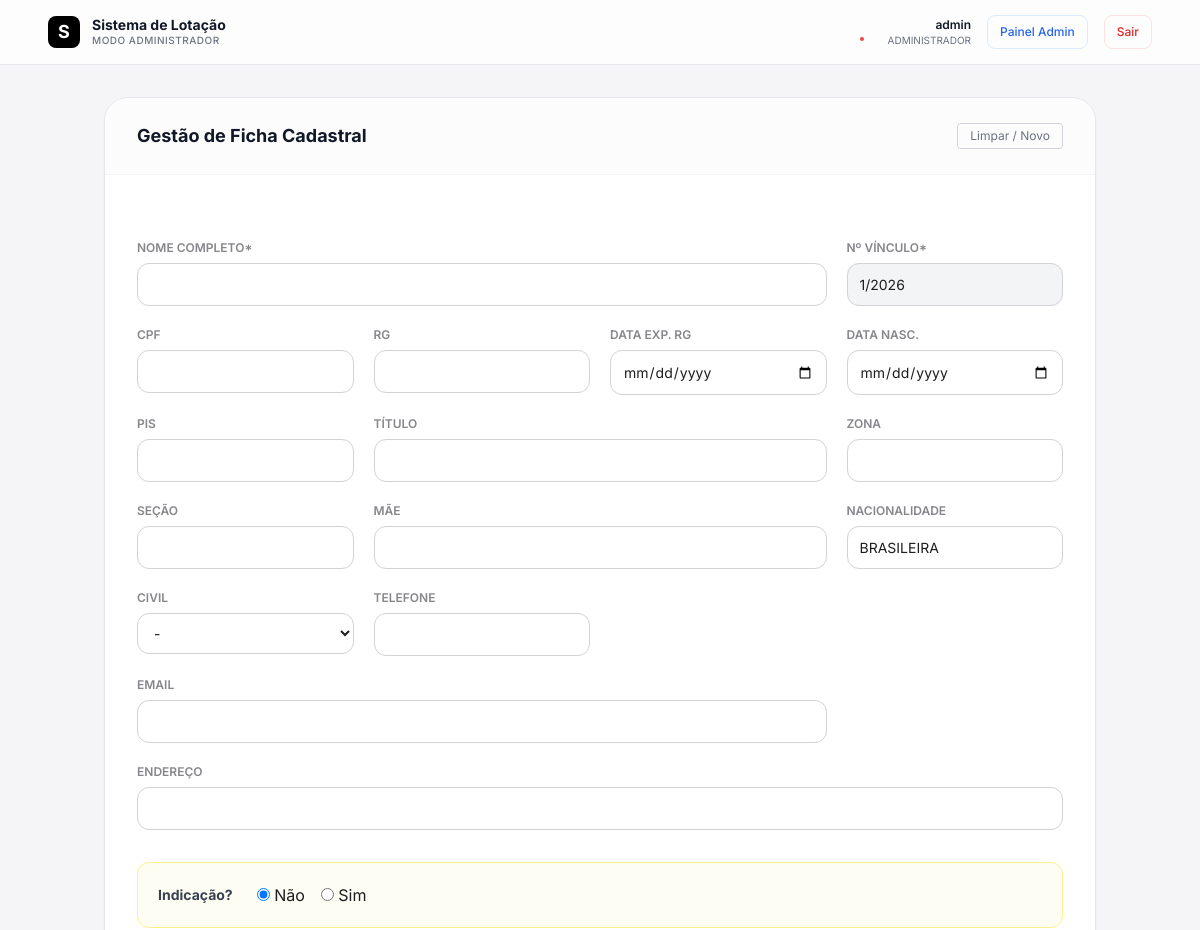
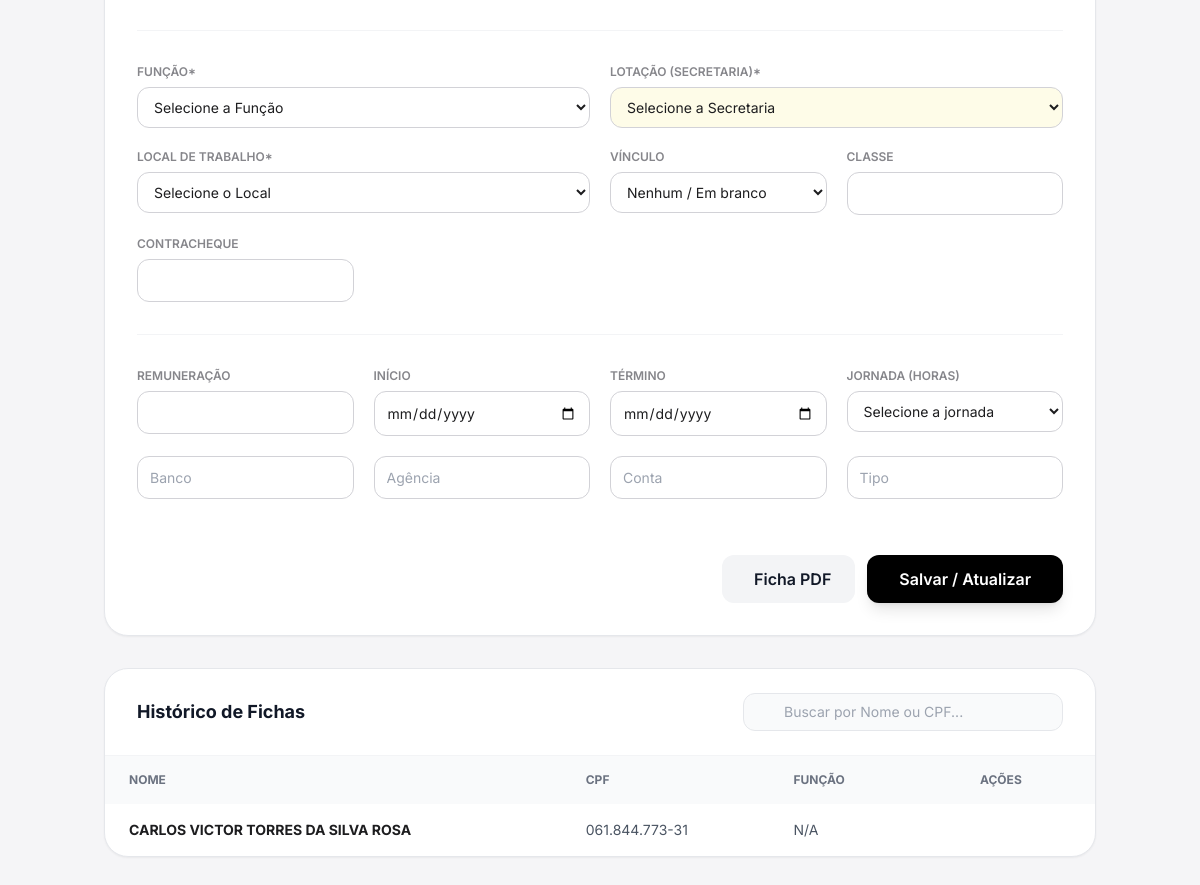
/sistema (signed in), run on an earlier commit of the app's database (2 pictures, top to bottom).
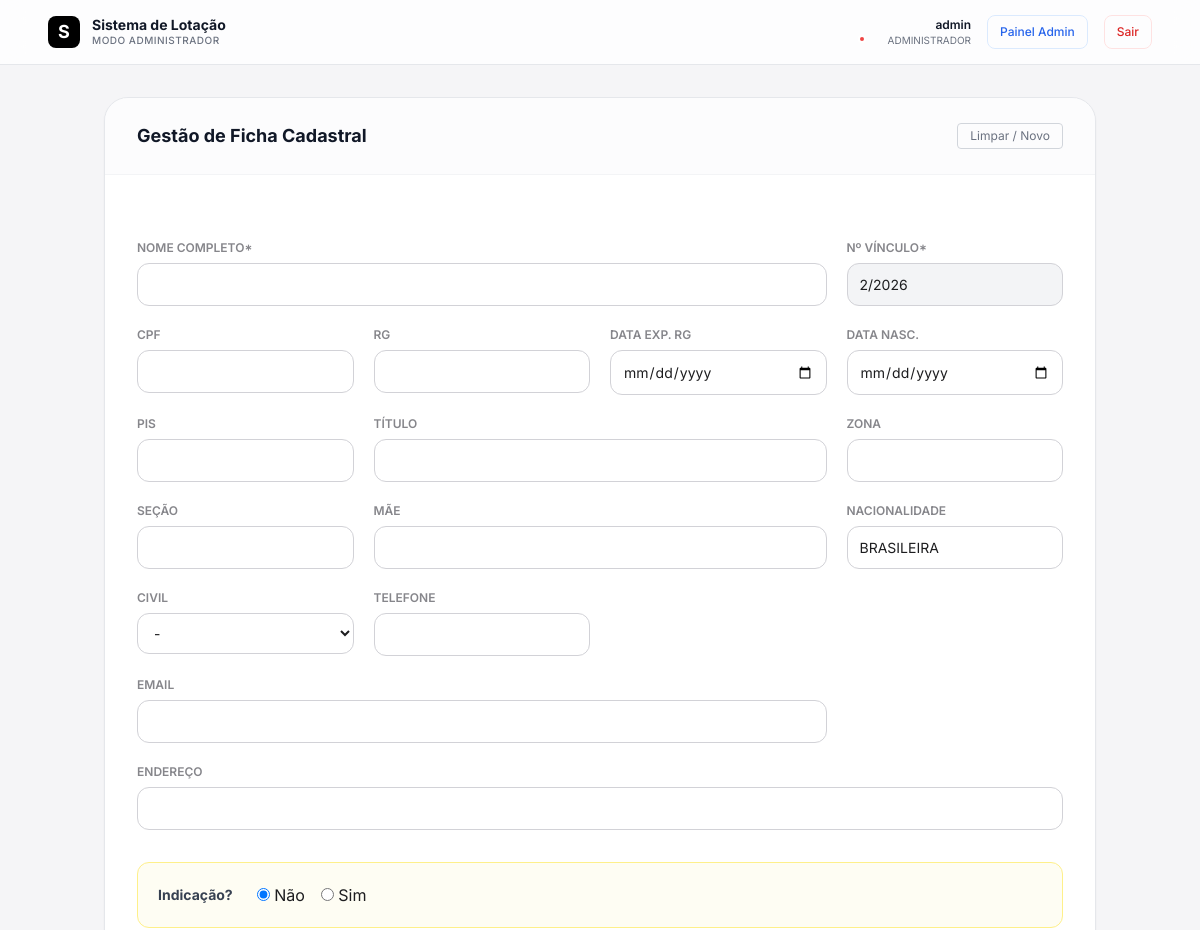
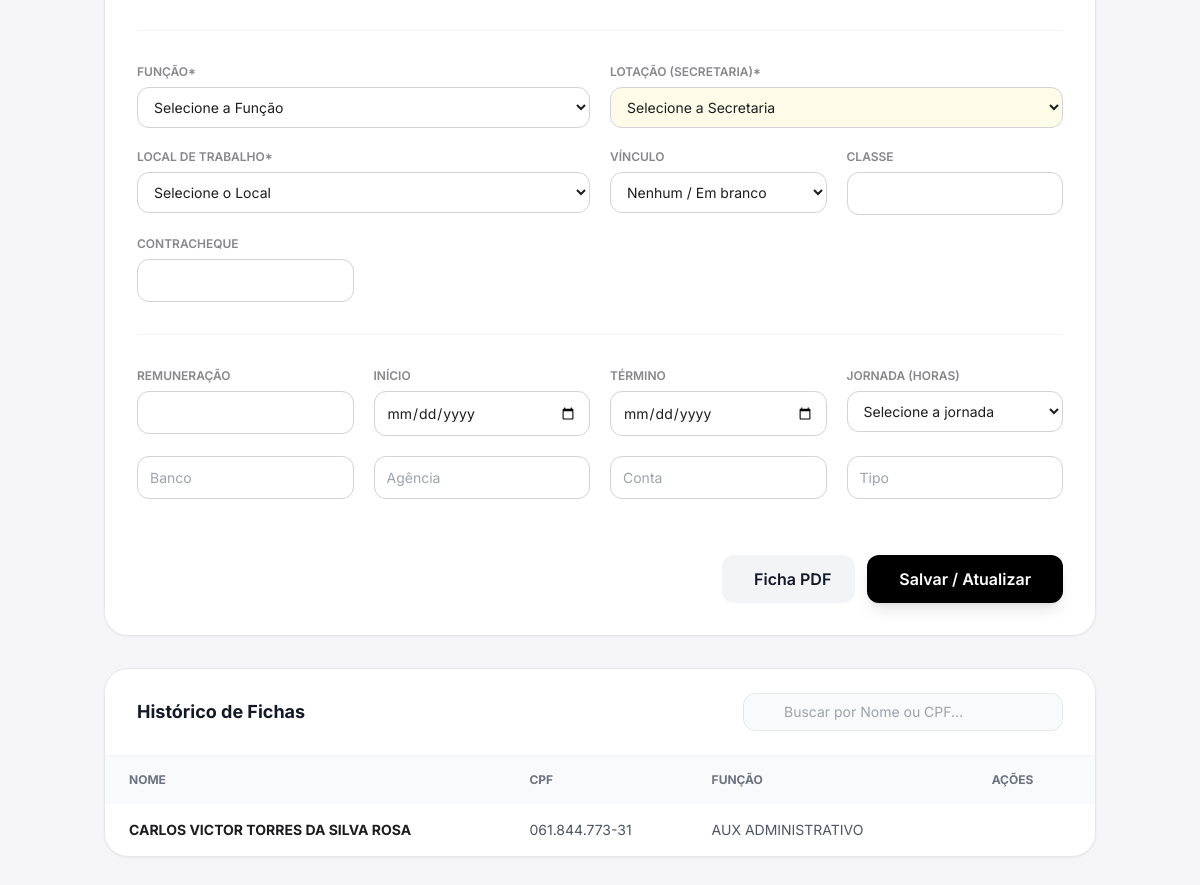
And on a later commit of the database (2 pictures, top to bottom).
### app.py (models this page shows)
class Funcionario(db.Model):
    id = db.Column(db.Integer, primary_key=True)
    token_validacao = db.Column(db.String(36), unique=True, nullable=False, default=lambda: str(uuid.uuid4()))
    validado = db.Column(db.Boolean, default=False)
    secretaria_id = db.Column(db.Integer, db.ForeignKey('secretaria.id'), nullable=False)
    criado_por = db.Column(db.Integer, db.ForeignKey('user.id'))
    data_criacao = db.Column(db.DateTime, default=datetime.utcnow)
    foi_indicacao = db.Column(db.Boolean, default=False)
    padrinho_id = db.Column(db.Integer, db.ForeignKey('padrinho.id'), nullable=True)
    padrinho = db.relationship('Padrinho', backref='indicados')
    crianca_assistida = db.Column(db.String(150), nullable=True)
    nome = db.Column(db.String(150), nullable=False)
    num_vinculo = db.Column(db.String(50))
    cpf = db.Column(db.String(14))
    rg = db.Column(db.String(20))
    data_expedicao_rg = db.Column(db.Date)
    data_nasc = db.Column(db.Date)
    pis = db.Column(db.String(20))
    titulo_eleitor = db.Column(db.String(20))
    zona_eleitoral = db.Column(db.String(10))
    secao_eleitoral = db.Column(db.String(10))
    mae = db.Column(db.String(150))
    nacionalidade = db.Column(db.String(50))
    estado_civil = db.Column(db.String(50))
    telefone = db.Column(db.String(20))
    email = db.Column(db.String(100))
    endereco = db.Column(db.String(200))
    funcao_id = db.Column(db.Integer, db.ForeignKey('funcao.id'))
    funcao = db.relationship('Funcao', backref='funcionarios')
    local_trabalho_id = db.Column(db.Integer, db.ForeignKey('local_trabalho.id'))
    local_trabalho = db.relationship('LocalTrabalho', backref='funcionarios')
    lotacao = db.Column(db.String(100))
    tipo_vinculo = db.Column(db.String(50))
    classe = db.Column(db.String(50))
    contracheque = db.Column(db.String(50))
    remuneracao = db.Column(db.String(20))
    jornada_trabalho = db.Column(db.String(50))
    dt_inicio = db.Column(db.Date)
    dt_termino = db.Column(db.Date)
    banco = db.Column(db.String(50))
    agencia = db.Column(db.String(20))
    conta = db.Column(db.String(20))
    tipo_conta = db.Column(db.String(20))

class Funcao(db.Model):
    id = db.Column(db.Integer, primary_key=True)
    nome = db.Column(db.String(100), unique=True, nullable=False)

### app.py (the view, shortened to what this page needs)
@app.route('/sistema', methods=['GET', 'POST'])
@login_required
def sistema():
    secretarias_opcoes = Secretaria.query.order_by(Secretaria.nome).all() if current_user.is_admin else []
    funcoes_opcoes = Funcao.query.order_by(Funcao.nome).all()
    locais_opcoes = LocalTrabalho.query.order_by(LocalTrabalho.nome).all()
    padrinhos_opcoes = Padrinho.query.order_by(Padrinho.nome).all()
    nome_secretaria_atual = current_user.secretaria.nome if current_user.secretaria else "Sem Secretaria"
    if current_user.is_admin: nome_secretaria_atual = "MODO ADMINISTRADOR"
    query = Funcionario.query
    if not current_user.is_admin:
        query = query.filter_by(secretaria_id=current_user.secretaria_id)
    lista_funcionarios = query.order_by(Funcionario.id.desc()).all()
    proximo_vinculo_form = gerar_proximo_vinculo()
    funcao_apoio = Funcao.query.filter(Funcao.nome == 'PROFISSIONAL DE APOIO / CUIDADOR').first()
    funcao_apoio_id = funcao_apoio.id if funcao_apoio else None
    return render_template('sistema.html',
                           nome_usuario=current_user.username,
                           nome_secretaria=nome_secretaria_atual,
                           lista_funcionarios=lista_funcionarios,
                           secretarias_opcoes=secretarias_opcoes,
                           funcoes_opcoes=funcoes_opcoes,
                           locais_opcoes=locais_opcoes,
                           padrinhos_opcoes=padrinhos_opcoes,
                           is_admin=current_user.is_admin,
                           role=current_user.role,
                           proximo_vinculo_form=proximo_vinculo_form,
                           funcao_apoio_id=funcao_apoio_id)

### app.py (called while the page is built)
@login_manager.user_loader
def load_user(user_id):
    return User.query.get(int(user_id))

@app.context_processor
def inject_global_data():
    data = {'pending_count': 0, 'notifications': []}
    if current_user.is_authenticated:
        if current_user.role == 'admin' or getattr(current_user, 'is_admin', False):
            try:
                data['pending_count'] = Funcionario.query.filter_by(validado=False).count()
            except:
                pass
        try:
            data['notifications'] = LogAuditoria.query.order_by(LogAuditoria.data_hora.desc()).limit(5).all()
        except:
            pass
    return data

### templates/sistema.html (shortened to what the changed rows need)
<!DOCTYPE html>
<html lang="pt-BR">
<head>
    <script src="https://cdn.tailwindcss.com"></script>
</head>
<body class="pb-12">
    <nav class="bg-white/80 backdrop-blur-md border-b border-gray-200 sticky top-0 z-40">
        <div class="max-w-6xl mx-auto px-6 h-16 flex items-center justify-between">
            <div class="flex items-center gap-3">
                <div><h1 class="text-sm font-bold text-gray-900 leading-tight">Sistema de Lotação</h1><p class="text-[10px] font-medium text-gray-500 uppercase tracking-wider">{{ nome_secretaria }}</p></div>
            </div>
        </div>
    </nav>
    <main class="max-w-5xl mx-auto px-4 mt-8">
        <div class="bg-white rounded-3xl shadow-sm border border-gray-200 overflow-hidden mb-8 dark:bg-gray-800 dark:border-gray-700 transition-colors duration-200">
            <div class="px-8 py-6 border-b border-gray-100 bg-gray-50/50 flex justify-between items-center dark:bg-gray-800 dark:border-gray-700"><h2 class="text-lg font-bold text-gray-900 dark:text-white">Gestão de Ficha Cadastral</h2></div>
            <form method="POST" action="{{ url_for('sistema') }}" id="employeeForm" class="p-8 space-y-8">
                <div class="grid grid-cols-1 md:grid-cols-4 gap-5">
                    <div><label class="form-label">Nº Vínculo*</label><input type="text" id="num_vinculo" name="num_vinculo" value="{{ proximo_vinculo_form }}" required class="form-input bg-gray-100 dark:bg-gray-700 cursor-not-allowed" readonly></div>
                </div>
            </form>
        </div>
    </main>
    <section class="max-w-5xl mx-auto px-4 mt-8 mb-16">
    <div class="bg-white rounded-3xl shadow-sm border border-gray-200 overflow-hidden dark:bg-gray-800 dark:border-gray-700 transition-colors duration-200">
        <div class="overflow-x-auto">
            <table class="w-full text-sm text-left" id="tabelaFichas">
                <thead class="bg-gray-50 text-xs uppercase font-semibold text-gray-500 dark:bg-gray-700 dark:text-gray-400">
                    <tr>
                        <th class="px-6 py-4">Nome</th>
                        <th class="px-6 py-4">CPF</th>
                        <th class="px-6 py-4">Função</th>
                        <th class="px-6 py-4 text-center">Ações</th>
                    </tr>
                </thead>
                <tbody class="divide-y divide-gray-100 dark:divide-gray-700">
                    {% for f in lista_funcionarios %}
                    <tr class="hover:bg-gray-50 dark:hover:bg-gray-700 transition-colors">
                        <td class="px-6 py-4 font-bold dark:text-white">{{ f.nome }}</td>
                        <td class="px-6 py-4 text-gray-600 dark:text-gray-300">{{ f.cpf }}</td>
                        <td class="px-6 py-4 text-gray-600 dark:text-gray-300">{{ f.funcao.nome if f.funcao else 'N/A' }}</td>
                        <td class="px-6 py-4 flex justify-center gap-2">
    <button type="button" onclick='carregarDados({
        id: {{ f.id }},
        nome: {{ f.nome|tojson }},
        num_vinculo: {{ f.num_vinculo|tojson }},
        cpf: {{ f.cpf|tojson }},
        rg: {{ f.rg|tojson }},
        data_expedicao_rg: {{ (f.data_expedicao_rg.isoformat() if f.data_expedicao_rg else None)|tojson }},
        data_nasc: {{ (f.data_nasc.isoformat() if f.data_nasc else None)|tojson }},
        pis: {{ f.pis|tojson }},
        titulo_eleitor: {{ f.titulo_eleitor|tojson }},
        zona_eleitoral: {{ f.zona_eleitoral|tojson }},
        secao_eleitoral: {{ f.secao_eleitoral|tojson }},
        mae: {{ f.mae|tojson }},
        nacionalidade: {{ f.nacionalidade|tojson }},
        estado_civil: {{ f.estado_civil|tojson }},
        telefone: {{ f.telefone|tojson }},
        email: {{ f.email|tojson }},
        endereco: {{ f.endereco|tojson }},
        funcao_id: {{ f.funcao_id|tojson }},
        secretaria_id: {{ f.secretaria_id|tojson }},
        local_trabalho_id: {{ f.local_trabalho_id|tojson }},
        tipo_vinculo: {{ f.tipo_vinculo|tojson }},
        classe: {{ f.classe|tojson }},
        contracheque: {{ f.contracheque|tojson }},
        remuneracao: {{ f.remuneracao|tojson }},
        jornada_trabalho: {{ f.jornada_trabalho|tojson }},
        dt_inicio: {{ (f.dt_inicio.isoformat() if f.dt_inicio else None)|tojson }},
        dt_termino: {{ (f.dt_termino.isoformat() if f.dt_termino else None)|tojson }},
        banco: {{ f.banco|tojson }},
        agencia: {{ f.agencia|tojson }},
        conta: {{ f.conta|tojson }},
        tipo_conta: {{ f.tipo_conta|tojson }},
        foi_indicacao: "{{ "sim" if f.foi_indicacao else "nao" }}",
        padrinho_id: {{ f.padrinho_id|tojson }},
        crianca_assistida: {{ (f.crianca_assistida or '')|tojson }},
        token_validacao: {{ f.token_validacao|tojson }},
        funcao_nome: {{ (f.funcao.nome if f.funcao else '')|tojson }},
        local_trabalho_nome: {{ (f.local_trabalho.nome if f.local_trabalho else '')|tojson }},
        lotacao_nome: {{ (f.secretaria.nome if f.secretaria else '')|tojson }}
    })' class="p-2 text-blue-600 hover:bg-blue-50 rounded-lg" title="Editar">
    </button>
    <button type="button" onclick='imprimirHistoricoFromButton(this.previousElementSibling.getAttribute("onclick"))' class="p-2 text-green-600 hover:bg-green-50 rounded-lg" title="Imprimir Ficha PDF">
    </button>
    <a href="{{ url_for('imprimir_encaminhamento', id=f.id) }}" target="_blank" class="p-2 text-blue-500 hover:bg-blue-50 rounded-lg" title="Imprimir Encaminhamento">
    </a>
    {% if role == 'admin' or is_admin %}
    <button onclick="confirmAction('{{ url_for('excluir_ficha', id=f.id) }}', 'Excluir Ficha', 'Tem certeza que deseja excluir este registro permanentemente?')" class="p-2 text-red-500 hover:bg-red-50 rounded-lg" title="Excluir">
    </button>
    {% endif %}
</td>
                    </tr>
                    {% else %}
                    <tr>
                        <td colspan="4" class="px-6 py-8 text-center text-gray-400">Nenhum registro encontrado.</td>
                    </tr>
                    {% endfor %}
                </tbody>
            </table>
        </div>
    </div>
</section>
</body>
</html>

What changed in the data, as far as the page shows it:
changed Funcionario "CARLOS VICTOR TORRES DA SILVA ROSA": funcao "N/A" → "AUX ADMINISTRATIVO"
Also different on the page:
form field num_vinculo: "1/2026" → "2/2026"
